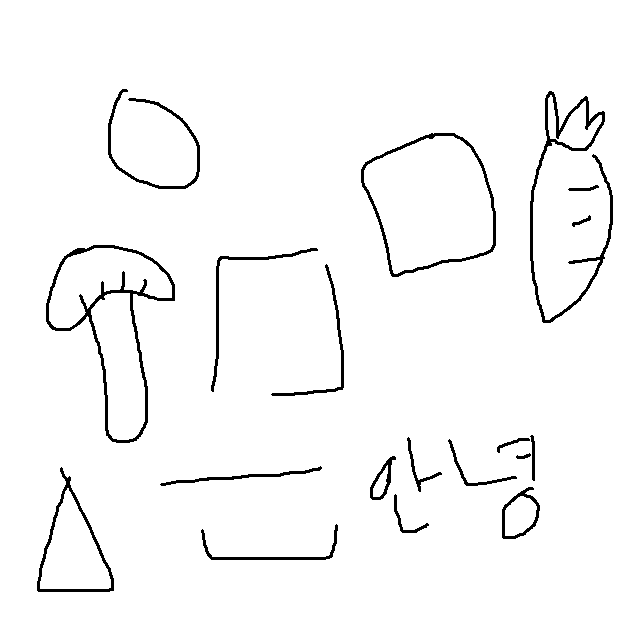
//> input picture samples/sample2_2_2.bmp, 640 x 640 px
$ ./assignment2_2   (built with g++ and OpenCV 4)
//> lines starting //> are read from the running program, lines starting //| are printed output that depends on the picture; after the words box and inside, x2 and y2 are one past the last pixel; in counts of white or black regions, pixels touching at a corner belong together
### examples.h
#pragma once

#include <iostream>
#include "opencv2/core/core.hpp"
#include "opencv2/imgcodecs.hpp"
#include "opencv2/highgui/highgui.hpp"
#include "opencv2/imgproc/imgproc.hpp"

namespace IPCVL {
	namespace EXAMPLE {
		void ChangeContrastAndBrightness(cv::InputArray src, cv::OutputArray dst, double alpha, int beta);
	} // namespace EXAMPLE
} // namespace IPCVL

### utils.h
#pragma once

#include <iostream>
#include "opencv2/core/core.hpp"
#include "opencv2/imgcodecs.hpp"
#include "opencv2/highgui/highgui.hpp"
#include "opencv2/imgproc/imgproc.hpp"

namespace IPCVL {
	namespace UTIL {
		enum CONNECTIVITIES {
			NAIVE_FOURWAY = 0,
			NAIVE_EIGHT_WAY,
			EFFICIENT_FOURWAY
		};
		int quantize(int a);
		double h_r(double model_hist[][64], double input_hist[][64], int j, int i);
		void GetHistogramImage(int* histogram, cv::OutputArray dst, int hist_w, int hist_h);
		void calcNormedHist(cv::InputArray src, double* histogram);
	} // namespace UTIL
} // namespace IPCVL

### imgproc.h
#pragma once

#include <iostream>
#include <queue>
#include <tuple>
#include "opencv2/core/core.hpp"
#include "opencv2/imgcodecs.hpp"
#include "opencv2/highgui/highgui.hpp"
#include "opencv2/imgproc/imgproc.hpp"
#include "utils.h"

namespace IPCVL {
	namespace IMG_PROC {
		void calcHist(cv::InputArray src, int* histogram);
		void calcHist_hs(cv::InputArray src, double histogram[][64]);
		void backprojectHistogram(cv::InputArray src_hsv, cv::InputArray face_hsv, cv::OutputArray dst);

		void thresh_binary(cv::InputArray src, cv::OutputArray dst, const int& threshold);
		void thresh_otsu(cv::InputArray src, cv::OutputArray dst);

		void flood_fill4(cv::Mat& l, const int& j, const int& i, const int& label);
		void flood_fill8(cv::Mat& l, const int& j, const int& i, const int& label);
		void efficient_flood_fill4(cv::Mat& l, const int& j, const int& i, const int& label);
		void flood_fill(cv::InputArray src, cv::OutputArray dst, const UTIL::CONNECTIVITIES& direction);
	} // namespace IMG_PROC
} // namespace IPCVL

### imgproc.cpp
#include "imgproc.h"

namespace IPCVL {
	namespace IMG_PROC {
		// [157 lines left out: functions calcHist, backprojectHistogram, calcHist_hs, thresh_binary, thresh_otsu, flood_fill4 and 1 more, not called in this run]

		void efficient_flood_fill4(cv::Mat& l, const int& j, const int& i, const int& label) { // 효율적인 4방향 flood
			typedef std::tuple<int,int> Point; // x,y를 가리킬 tuple
			std::queue<Point> que;
			Point firstPoint = std::make_tuple(j,i);
			que.push(firstPoint);

			while (!que.empty()) {

				Point curPoint = que.front();
				que.pop();
				int y = std::get<0>(curPoint);
				int x = std::get<1>(curPoint);
				if (l.at<int>(y,x) == -1) {

					int left = x;
					int right = x;

					while (l.at<int>(y, left - 1) == -1) left--;
					while (l.at<int>(y, right + 1) == -1) right++; //미처리 상태인 열을 찾는다.

					for (int c = left; c <= right; c++) { //미처리 열을 쭉 둘러보며
						l.at<int>(y, c) = label;

						if (l.at<int>(y - 1, c) == -1 && (c == left || l.at<int>(y - 1, c - 1) != -1)) que.push((Point)std::make_tuple(y - 1, c));
						if (l.at<int>(y + 1, c) == -1 && (c == left || l.at<int>(y + 1, c - 1) != -1)) que.push((Point)std::make_tuple(y + 1, c)); //행의 범위를 늘려준다.
					}
				}
			}
		}

		void flood_fill(cv::InputArray src, cv::OutputArray dst, const UTIL::CONNECTIVITIES& direction) {

			cv::Mat srcMat = src.getMat();
			dst.create(srcMat.size(), CV_32SC1);
			cv::Mat outputMat = dst.getMat();
			outputMat.setTo(cv::Scalar(0.));

			for (int j = 0; j < srcMat.rows; j++) {
				for (int i = 0; i < srcMat.cols; i++) {
					if (j == 0 || j == srcMat.rows - 1 || i == 0 || i == srcMat.cols - 1) {
						outputMat.at<int>(j, i) = 0;
					}
					else if (srcMat.at<uchar>(j,i) != 0) {
						outputMat.at<int>(j, i) = -1;
					}
					else {
						outputMat.at<int>(j, i) = 0;
					}
				}
			}

			int label = 1;

			for (int j = 1; j < srcMat.rows - 1; j++) {
				for (int i = 1; i < srcMat.cols - 1; i++) {
					if (outputMat.at<int>(j, i) == -1) {
						//printf("%d,%d\n", j, i);
						switch (direction) {
						case UTIL::CONNECTIVITIES::EFFICIENT_FOURWAY:
							efficient_flood_fill4(outputMat, j, i, label);
							label++;
							break;

						case UTIL::CONNECTIVITIES::NAIVE_EIGHT_WAY:
							flood_fill8(outputMat, j, i, label);
							label++;
							break;

						case UTIL::CONNECTIVITIES::NAIVE_FOURWAY:
							flood_fill4(outputMat, j, i, label);
							label++;
							break;
						}
					}
				}
			}
		}

	}  // namespace IMG_PROC
}

### assignment2_2.cpp
/* Assignment #0 */

#include <iostream>
#include "opencv2/core/core.hpp"
#include "opencv2/imgcodecs.hpp"
#include "opencv2/highgui/highgui.hpp"
#include "opencv2/imgproc/imgproc.hpp"
#include "imgproc.h" //-->> It should be Changed
#include "utils.h"
#include "examples.h"

int main() {
	cv::Mat src_small = cv::imread("samples/sample2_2_1.bmp", cv::IMREAD_GRAYSCALE);
//> sample2_2_1.bmp cannot be read in this run, so this picture is empty
	cv::Mat src_big = cv::imread("samples/sample2_2_2.bmp", cv::IMREAD_GRAYSCALE);
//> src_big: 640 rows x 640 cols, CV_8UC1; 97.1% white; 19 black regions, largest, box (x1, y1, x2, y2) and area: (46, 245, 175, 443) 2266, (530, 91, 613, 323) 2137, (361, 133, 496, 277) 1363
	cv::Mat result_naive_4, result_naive_8, result_efficient_4;

	cv::namedWindow("small src Image", cv::WINDOW_NORMAL);
	cv::namedWindow("small image naive 4-way", cv::WINDOW_NORMAL);
	cv::namedWindow("small image naive 8-way", cv::WINDOW_NORMAL);

	cv::resizeWindow("small src Image", 640, 640);
	cv::resizeWindow("small image naive 4-way", 640, 640);
	cv::resizeWindow("small image naive 8-way", 640, 640);

	IPCVL::IMG_PROC::flood_fill(src_small, result_naive_4, IPCVL::UTIL::CONNECTIVITIES::NAIVE_FOURWAY);
//> after the loop in flood_fill, `for (int j = 1; j < srcMat.rows - 1; j++)`: label = 1
	IPCVL::IMG_PROC::flood_fill(src_small, result_naive_8, IPCVL::UTIL::CONNECTIVITIES::NAIVE_EIGHT_WAY);
	IPCVL::IMG_PROC::flood_fill(src_big, result_efficient_4, IPCVL::UTIL::CONNECTIVITIES::EFFICIENT_FOURWAY);
//> after the loop in flood_fill (call 3), `for (int j = 0; j < srcMat.rows; j++)`:
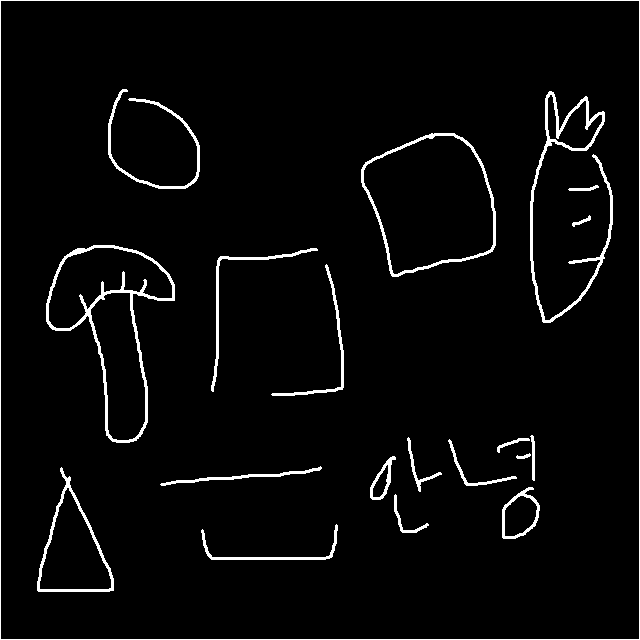
//> outputMat: 640 rows x 640 cols, CV_32SC1; values -1 (black) and 0 (white), 3.5% white; 20 white regions, largest, box (x1, y1, x2, y2) and area: (0, 0, 640, 640) 2556, (46, 245, 175, 443) 2266, (530, 91, 613, 323) 2137
//> after the loop in flood_fill (call 3), `for (int j = 1; j < srcMat.rows - 1; j++)`:
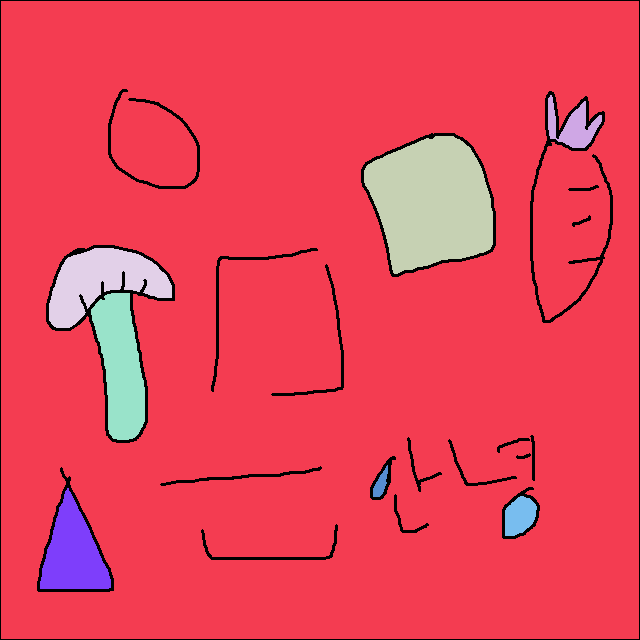
//> outputMat: 640 rows x 640 cols, CV_32SC1; 9 distinct labels, from 0 to 8; one colour per label, 0 black
//> after the loop in flood_fill (call 3), `for (int j = 1; j < srcMat.rows - 1; j++)`: label = 9

	double min, max;

	cv::minMaxLoc(result_naive_4, &min, &max);
	result_naive_4.convertTo(result_naive_4, CV_32FC1, 1 / max);

	cv::minMaxLoc(result_naive_8, &min, &max);
	result_naive_8.convertTo(result_naive_8, CV_32FC1, 1 / max);

	cv::minMaxLoc(result_efficient_4, &min, &max);
//> max = 8
	result_efficient_4.convertTo(result_efficient_4, CV_32FC1, 1 / max);
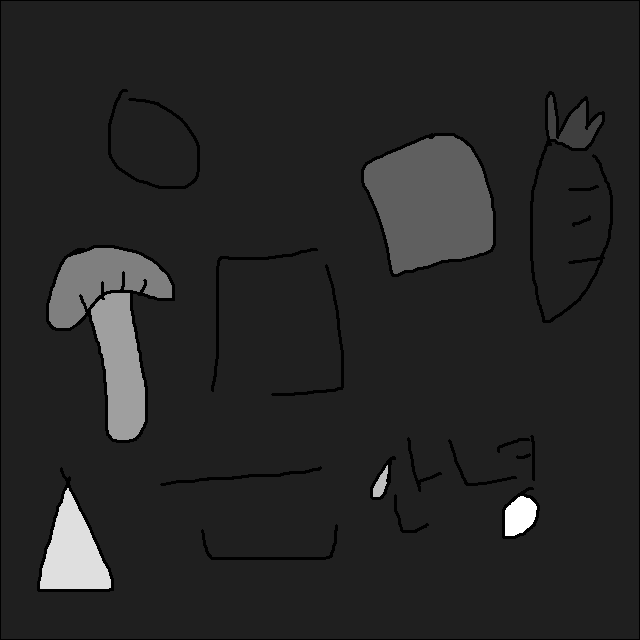
//> result_efficient_4: 640 rows x 640 cols, CV_32FC1; min 0, max 1, mean 0.15

	//Show Result
//> (the run ends here: the program stops with an error, at `cv::imshow("small src Image", src_small);`)

$ run again, with samples/sample2_2_1_256bmp.bmp copied over samples/sample2_2_2.bmp
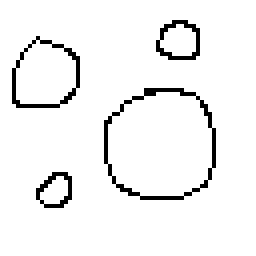
//> input picture samples/sample2_2_1_256bmp.bmp, 64 x 64 px (shown 4 times larger)
//> src_big: 64 rows x 64 cols, CV_8UC1; 94.8% white; black in thin lines or dots, all inside (x1, y1, x2, y2) = (3, 5, 54, 52)
//> after the loop in flood_fill, `for (int j = 1; j < srcMat.rows - 1; j++)`: label = 1
//> the loop in flood_fill (call 3), `for (int j = 1; j < srcMat.rows - 1; j++)` made 62 passes
//> label on passes 1 to 8: 2, 2, 2, 2, 2, 3, 3, 3
//> after the loop in flood_fill (call 3), `for (int j = 1; j < srcMat.rows - 1; j++)`:
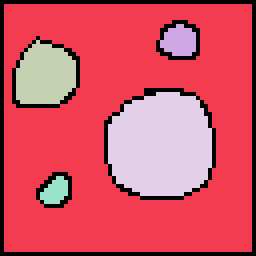
//> outputMat: 64 rows x 64 cols, CV_32SC1 (shown 4 times larger); 6 distinct labels, from 0 to 5; one colour per label, 0 black
//> after the loop in flood_fill (call 3), `for (int j = 1; j < srcMat.rows - 1; j++)`: label = 6
//> max = 5
//> `result_efficient_4.convertTo(result_efficient_4, CV_32FC1, 1 / max);`:
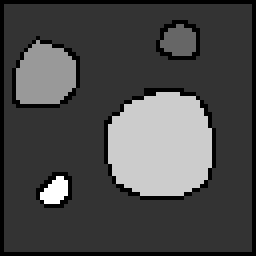
//> result_efficient_4: 64 rows x 64 cols, CV_32FC1 (shown 4 times larger); min 0, max 1, mean 0.288
